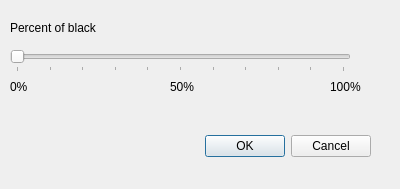
<?xml version="1.0" encoding="UTF-8"?>
<ui version="4.0">
 <class>BlackBinarizationValueDialog</class>
 <widget class="QDialog" name="BlackBinarizationValueDialog">
  <property name="geometry">
   <rect>
    <x>0</x>
    <y>0</y>
    <width>400</width>
    <height>189</height>
   </rect>
  </property>
  <property name="windowTitle">
   <string>Percent Of Black binarization settings</string>
  </property>
  <widget class="QDialogButtonBox" name="buttonBox">
   <property name="geometry">
    <rect>
     <x>30</x>
     <y>130</y>
     <width>341</width>
     <height>32</height>
    </rect>
   </property>
   <property name="orientation">
    <enum>Qt::Horizontal</enum>
   </property>
   <property name="standardButtons">
    <set>QDialogButtonBox::Cancel|QDialogButtonBox::Ok</set>
   </property>
  </widget>
  <widget class="QSlider" name="horizontalSlider">
   <property name="geometry">
    <rect>
     <x>10</x>
     <y>50</y>
     <width>341</width>
     <height>22</height>
    </rect>
   </property>
   <property name="maximum">
    <number>100</number>
   </property>
   <property name="singleStep">
    <number>10</number>
   </property>
   <property name="pageStep">
    <number>10</number>
   </property>
   <property name="orientation">
    <enum>Qt::Horizontal</enum>
   </property>
   <property name="tickPosition">
    <enum>QSlider::TicksBelow</enum>
   </property>
  </widget>
  <widget class="QLabel" name="label">
   <property name="geometry">
    <rect>
     <x>10</x>
     <y>20</y>
     <width>91</width>
     <height>16</height>
    </rect>
   </property>
   <property name="text">
    <string>Percent of black</string>
   </property>
  </widget>
  <widget class="QLabel" name="label_2">
   <property name="geometry">
    <rect>
     <x>10</x>
     <y>80</y>
     <width>47</width>
     <height>13</height>
    </rect>
   </property>
   <property name="text">
    <string>0%</string>
   </property>
  </widget>
  <widget class="QLabel" name="label_3">
   <property name="geometry">
    <rect>
     <x>170</x>
     <y>80</y>
     <width>47</width>
     <height>13</height>
    </rect>
   </property>
   <property name="text">
    <string>50%</string>
   </property>
  </widget>
  <widget class="QLabel" name="label_4">
   <property name="geometry">
    <rect>
     <x>330</x>
     <y>80</y>
     <width>47</width>
     <height>13</height>
    </rect>
   </property>
   <property name="text">
    <string>100%</string>
   </property>
  </widget>
 </widget>
 <resources/>
 <connections>
  <connection>
   <sender>buttonBox</sender>
   <signal>accepted()</signal>
   <receiver>BlackBinarizationValueDialog</receiver>
   <slot>accept()</slot>
   <hints>
    <hint type="sourcelabel">
     <x>248</x>
     <y>254</y>
    </hint>
    <hint type="destinationlabel">
     <x>157</x>
     <y>274</y>
    </hint>
   </hints>
  </connection>
  <connection>
   <sender>buttonBox</sender>
   <signal>rejected()</signal>
   <receiver>BlackBinarizationValueDialog</receiver>
   <slot>reject()</slot>
   <hints>
    <hint type="sourcelabel">
     <x>316</x>
     <y>260</y>
    </hint>
    <hint type="destinationlabel">
     <x>286</x>
     <y>274</y>
    </hint>
   </hints>
  </connection>
 </connections>
</ui>
